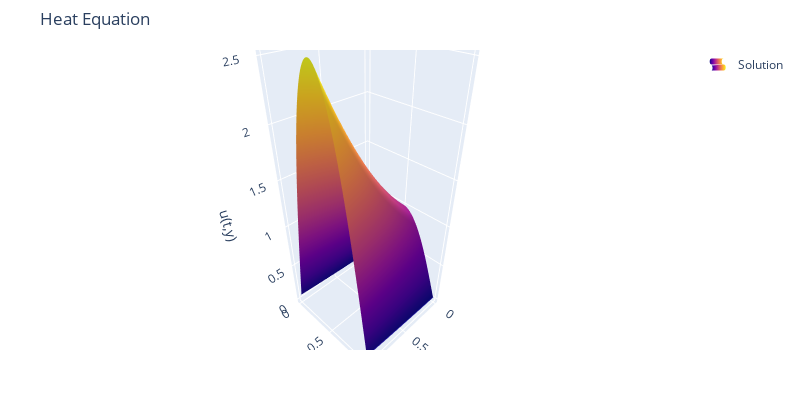

Notebook cell for this chart:
### Markdown cell above
##### 2.3.1 PDE IVP: Solving the heat equation using the Crank-Nicolson method

### Code cell
from src import ProblemSolver as ps
from src import examples as ex
import numpy as np

example = ex.Heat()

params, _, pde = example()
D = params

# Initial conditions
def ic(x):
    return np.sin(np.pi*x)

# Time points
t0 = 0
tf = 1
dt = 0.01

# Spatial points
dx = 0.01
a, b = 0, 1

# Set the parameters
solver = ps(q=pde, ic=ic, t0=t0, tf=tf, dt=dt, a=a, b=b, dx=dx, args=(D,), C=0.5)

# Solve the problem
solution = solver.solve()

# Plot the solution
solution.plot(title="Heat Equation", width=800, height=400, margin=dict(l=50, r=50, b=50, t=50, pad=0))

### Figure 1 — Plotly figure (JSON) as saved in the notebook; plotly's stock layout.template omitted (floating-point values rounded to 4 significant figures; data arrays with more than 128 entries replaced by an {"elided": "..."} marker saying what was removed)
{"data": [{"hovertemplate": "t: %{x}<br>y: %{y}<br>u: %{z}", "name": "Solution", "showlegend": true, "showscale": false, "type": "surface", "x": [0, 0.01, 0.02, 0.03, 0.04, 0.05, 0.06, 0.07, 0.08, 0.09, 0.1, 0.11, 0.12, 0.13, 0.14, 0.15, 0.16, 0.17, 0.18, 0.19, 0.2, 0.21, 0.22, 0.23, 0.24, 0.25, 0.26, 0.27, 0.28, 0.29, 0.3, 0.31, 0.32, 0.33, 0.34, 0.35, 0.36, 0.37, 0.38, 0.39, 0.4, 0.41, 0.42, 0.43, 0.44, 0.45, 0.46, 0.47, 0.48, 0.49, 0.5, 0.51, 0.52, 0.53, 0.54, 0.55, 0.56, 0.57, 0.58, 0.59, 0.6, 0.61, 0.62, 0.63, 0.64, 0.65, 0.66, 0.67, 0.68, 0.69, 0.7, 0.71, 0.72, 0.73, 0.74, 0.75, 0.76, 0.77, 0.78, 0.79, 0.8, 0.81, 0.82, 0.83, 0.84, 0.85, 0.86, 0.87, 0.88, 0.89, 0.9, 0.91, 0.92, 0.93, 0.94, 0.95, 0.96, 0.97, 0.98, 0.99, 1], "y": [0, 0.01, 0.02, 0.03, 0.04, 0.05, 0.06, 0.07, 0.08, 0.09, 0.1, 0.11, 0.12, 0.13, 0.14, 0.15, 0.16, 0.17, 0.18, 0.19, 0.2, 0.21, 0.22, 0.23, 0.24, 0.25, 0.26, 0.27, 0.28, 0.29, 0.3, 0.31, 0.32, 0.33, 0.34, 0.35, 0.36, 0.37, 0.38, 0.39, 0.4, 0.41, 0.42, 0.43, 0.44, 0.45, 0.46, 0.47, 0.48, 0.49, 0.5, 0.51, 0.52, 0.53, 0.54, 0.55, 0.56, 0.57, 0.58, 0.59, 0.6, 0.61, 0.62, 0.63, 0.64, 0.65, 0.66, 0.67, 0.68, 0.69, 0.7, 0.71, 0.72, 0.73, 0.74, 0.75, 0.76, 0.77, 0.78, 0.79, 0.8, 0.81, 0.82, 0.83, 0.84, 0.85, 0.86, 0.87, 0.88, 0.89, 0.9, 0.91, 0.92, 0.93, 0.94, 0.95, 0.96, 0.97, 0.98, 0.99, 1], "z": {"elided": "101x101 float values"}}], "layout": {"height": 400, "margin": {"b": 50, "l": 50, "pad": 0, "r": 50, "t": 50}, "scene": {"xaxis": {"title": {"text": "t"}}, "yaxis": {"title": {"text": "y(t)"}}, "zaxis": {"title": {"text": "u(t,y)"}}}, "title": {"text": "Heat Equation"}, "width": 800, "xaxis": {"tickmode": "array", "ticktext": ["0.00", "0.20", "0.40", "0.60", "0.80"], "tickvals": [0, 0.2, 0.4, 0.6, 0.8]}, "yaxis": {"tickmode": "array", "ticktext": ["0.00", "0.20", "0.40", "0.60", "0.80"], "tickvals": [0, 0.2, 0.4, 0.6, 0.8]}}}
